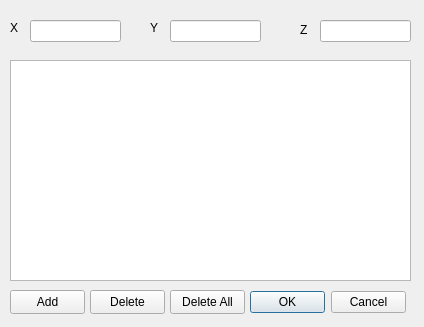
<?xml version="1.0" encoding="UTF-8"?>
<ui version="4.0">
 <class>GeneralDistributionDialog</class>
 <widget class="QDialog" name="GeneralDistributionDialog">
  <property name="geometry">
   <rect>
    <x>0</x>
    <y>0</y>
    <width>424</width>
    <height>327</height>
   </rect>
  </property>
  <property name="windowTitle">
   <string>General Coordinates</string>
  </property>
  <widget class="QDialogButtonBox" name="buttonBox">
   <property name="geometry">
    <rect>
     <x>250</x>
     <y>290</y>
     <width>156</width>
     <height>24</height>
    </rect>
   </property>
   <property name="orientation">
    <enum>Qt::Horizontal</enum>
   </property>
   <property name="standardButtons">
    <set>QDialogButtonBox::Cancel|QDialogButtonBox::Ok</set>
   </property>
  </widget>
  <widget class="QLabel" name="labelXCoord">
   <property name="geometry">
    <rect>
     <x>10</x>
     <y>20</y>
     <width>49</width>
     <height>16</height>
    </rect>
   </property>
   <property name="text">
    <string>X </string>
   </property>
  </widget>
  <widget class="QLabel" name="labelYCoord">
   <property name="geometry">
    <rect>
     <x>150</x>
     <y>20</y>
     <width>49</width>
     <height>16</height>
    </rect>
   </property>
   <property name="text">
    <string>Y</string>
   </property>
  </widget>
  <widget class="QLabel" name="labelZCoord">
   <property name="geometry">
    <rect>
     <x>300</x>
     <y>20</y>
     <width>21</width>
     <height>20</height>
    </rect>
   </property>
   <property name="text">
    <string>Z</string>
   </property>
  </widget>
  <widget class="QLineEdit" name="lineEditXCoord">
   <property name="geometry">
    <rect>
     <x>30</x>
     <y>20</y>
     <width>91</width>
     <height>22</height>
    </rect>
   </property>
  </widget>
  <widget class="QLineEdit" name="lineEditYCoord">
   <property name="geometry">
    <rect>
     <x>170</x>
     <y>20</y>
     <width>91</width>
     <height>22</height>
    </rect>
   </property>
  </widget>
  <widget class="QLineEdit" name="lineEditZCoord">
   <property name="geometry">
    <rect>
     <x>320</x>
     <y>20</y>
     <width>91</width>
     <height>22</height>
    </rect>
   </property>
  </widget>
  <widget class="QTableWidget" name="tableWidget">
   <property name="geometry">
    <rect>
     <x>10</x>
     <y>60</y>
     <width>401</width>
     <height>221</height>
    </rect>
   </property>
  </widget>
  <widget class="QPushButton" name="pushButtonDeleteAll">
   <property name="geometry">
    <rect>
     <x>170</x>
     <y>290</y>
     <width>75</width>
     <height>24</height>
    </rect>
   </property>
   <property name="text">
    <string>Delete All</string>
   </property>
  </widget>
  <widget class="QPushButton" name="pushButtonDelete">
   <property name="geometry">
    <rect>
     <x>90</x>
     <y>290</y>
     <width>75</width>
     <height>24</height>
    </rect>
   </property>
   <property name="text">
    <string>Delete</string>
   </property>
  </widget>
  <widget class="QPushButton" name="pushButtonAdd">
   <property name="geometry">
    <rect>
     <x>10</x>
     <y>290</y>
     <width>75</width>
     <height>24</height>
    </rect>
   </property>
   <property name="text">
    <string>Add</string>
   </property>
  </widget>
 </widget>
 <resources/>
 <connections>
  <connection>
   <sender>buttonBox</sender>
   <signal>accepted()</signal>
   <receiver>GeneralDistributionDialog</receiver>
   <slot>accept()</slot>
   <hints>
    <hint type="sourcelabel">
     <x>248</x>
     <y>254</y>
    </hint>
    <hint type="destinationlabel">
     <x>157</x>
     <y>274</y>
    </hint>
   </hints>
  </connection>
  <connection>
   <sender>buttonBox</sender>
   <signal>rejected()</signal>
   <receiver>GeneralDistributionDialog</receiver>
   <slot>reject()</slot>
   <hints>
    <hint type="sourcelabel">
     <x>316</x>
     <y>260</y>
    </hint>
    <hint type="destinationlabel">
     <x>286</x>
     <y>274</y>
    </hint>
   </hints>
  </connection>
 </connections>
</ui>
